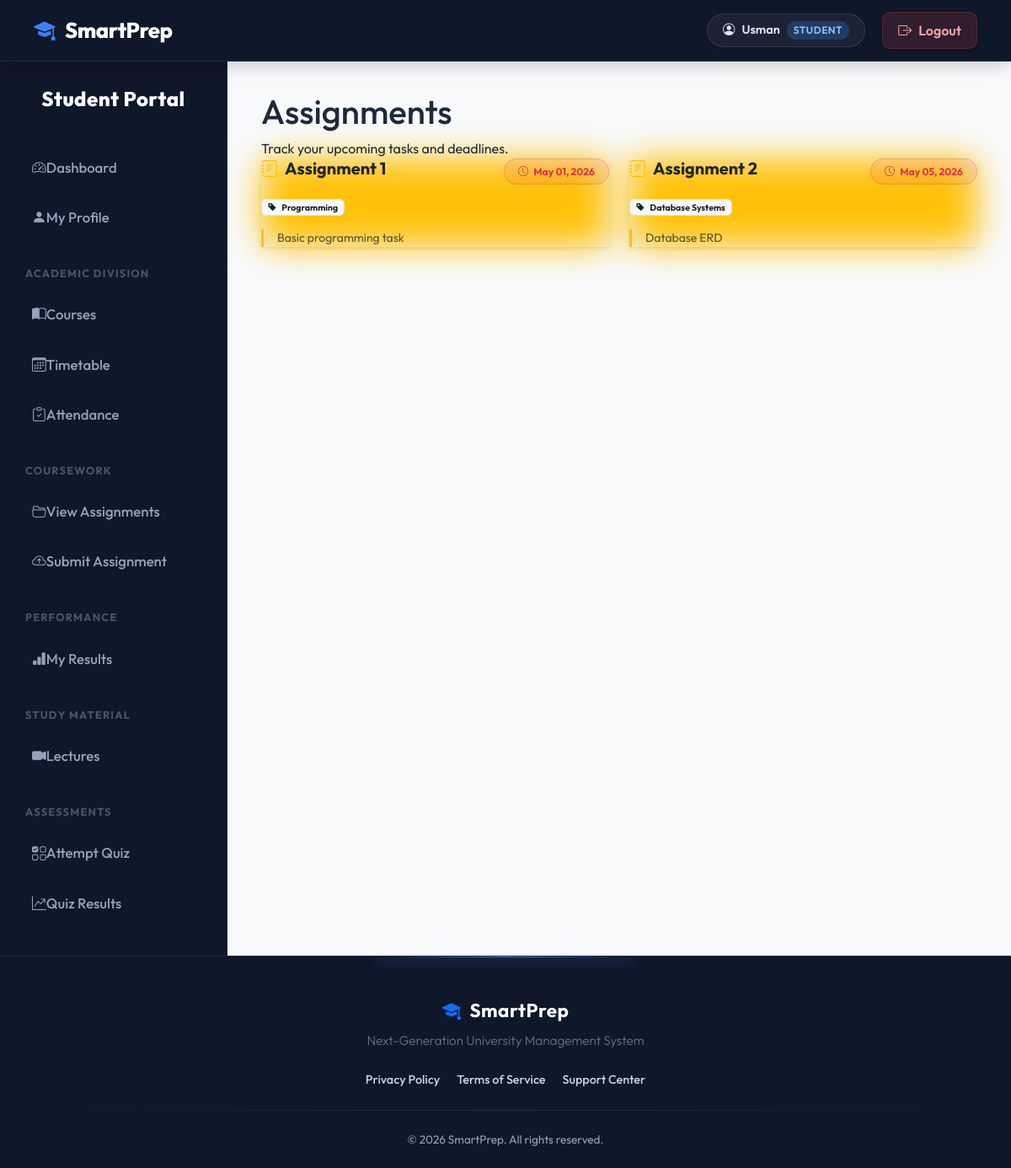
The app's page /student/assignments.php (signed in) with its own data.
### tables this page shows
CREATE TABLE assignments (
    id INT AUTO_INCREMENT PRIMARY KEY,
    subject_id INT,
    teacher_id INT,
    title VARCHAR(255),
    description TEXT,
    deadline DATE
);

CREATE TABLE subjects (
    id INT AUTO_INCREMENT PRIMARY KEY,
    name VARCHAR(100),
    code VARCHAR(50),
    course_id INT
);

### includes/db.php (called while the page is built, shortened)
<?php
require_once __DIR__ . '/../config.php';
function db() {
    static $pdoInstance = null;
    if ($pdoInstance === null) {
        global $pdo;
        $pdoInstance = $pdo;
    }
    return $pdoInstance;
}
function fetchAll($query, $params = []) {
    $stmt = db()->prepare($query);
    $stmt->execute($params);
    return $stmt->fetchAll();
}
?>

### student/assignments.php (the view, shortened to what this page needs)
<?php
require_once '../config.php';
require_once '../includes/db.php';
$assignments = fetchAll("
    SELECT a.id, a.title, a.description, a.deadline, s.name AS subject
    FROM assignments a
    JOIN subjects s ON a.subject_id = s.id
    ORDER BY a.deadline ASC
");
require_once '../includes/header.php';
?>
<?php require_once '../includes/sidebar_student.php'; ?>
<div class="dashboard-wrapper">
    <div class="dash-header">
        <div>
            <h1 class="dash-title">Assignments</h1>
            <div class="dash-subtitle">Track your upcoming tasks and deadlines.</div>
        </div>
    </div>
    <div class="row g-4">
        <?php if ($assignments): ?>
            <?php foreach ($assignments as $a): ?>
                <div class="col-md-6 mb-3">
                    <div class="content-card h-100 transition-hover border-0 shadow-sm position-relative">
                        <div class="position-absolute top-0 start-0 w-100 h-100 bg-warning opacity-10 rounded-4" style="z-index:-1; filter:blur(20px);"></div>
                        <div class="d-flex justify-content-between align-items-start mb-3">
                            <h5 class="fw-bold text-dark mb-0 d-flex align-items-center gap-2">
                                <i class="bi bi-journal-text text-warning"></i>
                                <?= htmlspecialchars($a['title']) ?>
                            </h5>
                            <span class="badge bg-danger bg-opacity-10 text-danger border border-danger border-opacity-25 px-3 py-2 rounded-pill">
                                <i class="bi bi-clock me-1"></i> <?= date('M d, Y', strtotime($a['deadline'])) ?>
                            </span>
                        </div>
                        <div class="mb-3 text-secondary small fw-medium">
                            <span class="badge bg-light text-dark border"><i class="bi bi-tag-fill me-1"></i> <?= htmlspecialchars($a['subject']) ?></span>
                        </div>
                        <?php if (!empty($a['description'])): ?>
                            <p class="text-muted small border-start border-3 border-warning ps-3 mb-0">
                                <?= nl2br(htmlspecialchars($a['description'])) ?>
                            </p>
                        <?php endif; ?>
                    </div>
                </div>
            <?php endforeach; ?>
        <?php endif; ?>
    </div>
</div>
<?php
echo "</div></div>";
require_once '../includes/footer.php';
?>

### includes/header.php (style rules this page uses)
body { margin: 0; background: #f8fafc; font-family: 'Outfit', sans-serif; color: #1e293b; display: flex; flex-direction: column; min-height: 100vh; }

### student/assignments.php (style rules this page uses)
.transition-hover { transition: transform 0.3s ease, box-shadow 0.3s ease; }

### records on screen
assignments: title "Assignment 1", deadline "May 01, 2026", subject.name "Programming", description "Basic programming task"
assignments: title "Assignment 2", deadline "May 05, 2026", subject.name "Database Systems", description "Database ERD"

### other values on screen
APP_NAME "SmartPrep"
$_SESSION['name'] "Usman"
$_SESSION['role'] "STUDENT"
